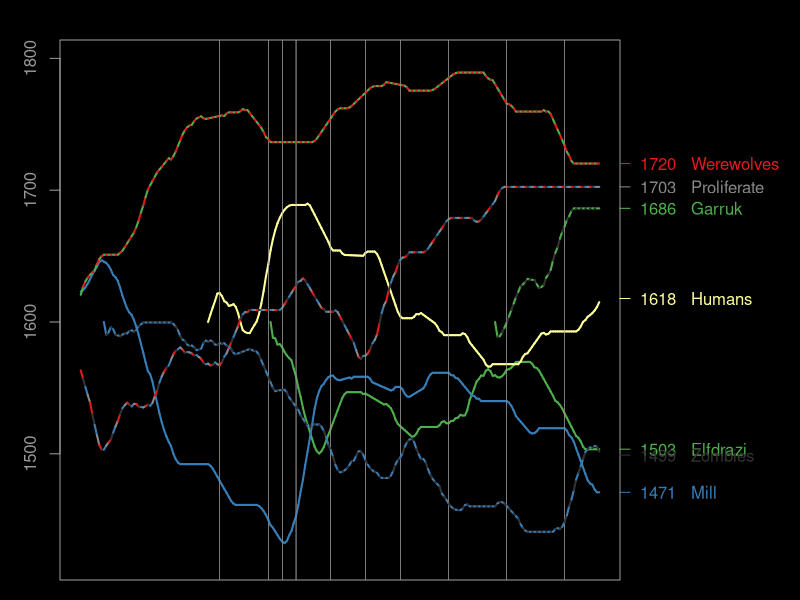

The R source for this figure:
svg(filename="mtg.svg", width=8, height=5, pointsize=10, bg="black")

par(bg = "black")
par(fg="#999999")
par(mar=c(1, 3, 2, 9))

data <- read.csv("mtg.csv", head=FALSE)

player1 = as.vector(t(data[1]))
player2 = as.vector(t(data[3]))
result = as.vector(t(data[2]))

numEntries = length(result)

# Remember then remove asterisks on player names
markers = c()
for (i in 1:(numEntries)){
    len = nchar(player1[i])
    if (substr(player1[i], len, len) == "*"){
        markers = c(markers, i)
        player1[i] = substr(player1[i], 1, len-1)
    }
        
    len = nchar(player2[i])
    if (substr(player2[i], len, len) == "*"){
        player2[i] = substr(player2[i], 1, len-1)
        markers = c(markers, i)
    }
}
markers

players = sort(union(player1, player2))
numPlayers = length(players)

template = rep.int(1600, numEntries+1)
scores = data.frame(template)
for (name in players){
	scores[,name] <- template
}

K = 32

for (i in 2:(numEntries+1)){
	p1 = player1[i-1]
	r1 = 10 ^ (scores[i-1, p1] / 400)
	
	p2 = player2[i-1]
	r2 = 10 ^ (scores[i-1, p2] / 400)
	
	# Expected scores
	e1 = r1 / (r1 + r2)
	e2 = r2 / (r1 + r2)
	
	if (result[i-1] == "win"){
		s1 = 1
		s2 = 0
	} else {
		s1 = 0.5
		s2 = 0.5
	}
	
	for (j in i:(numEntries+1)){
		scores[j, p1] = scores[j, p1] + K * (s1 - e1)
		scores[j, p2] = scores[j, p2] + K * (s2 - e2)
	}
}

# Remove leading 1600s from new players
for (player in players){
    for (i in 1:(numEntries-1)){
        if (scores[i, player] == 1600 && scores[i+1, player] == 1600)
            scores[i,player] = NA
    }
}

lowest = 1600
highest = 1600
for (name in players) {
        tempScores = scores[name]
        tempScores[is.na(tempScores)] = 1600
        lowest = min(lowest, min(tempScores[name]))
        highest = max(highest, max(tempScores[name]))
}

plot(
	NULL,
	xlim=c(1, numEntries+1),
	ylim=c(lowest, highest),
	ylab="",
	xlab="",
	col.lab="#999999", col.main="#999999", col.axis="#999999",
	xaxt='n'
)

# From: http://www.cookbook-r.com/Manipulating_data/Calculating_a_moving_average/
# x: the vector
# n: the number of samples
# centered: if FALSE, then average current sample and previous (n-1) samples
#           if TRUE, then average symmetrically in past and future. (If n is even, use one more sample from future.)
movingAverage <- function(x, n=1, centered=FALSE) {
    
    if (centered) {
        before <- floor  ((n-1)/2)
        after  <- ceiling((n-1)/2)
    } else {
        before <- n-1
        after  <- 0
    }

    # Track the sum and count of number of non-NA items
    s     <- rep(0, length(x))
    count <- rep(0, length(x))
    
    # Add the centered data 
    new <- x
    # Add to count list wherever there isn't a 
    count <- count + !is.na(new)
    # Now replace NA_s with 0_s and add to total
    new[is.na(new)] <- 0
    s <- s + new
    
    # Add the data from before
    i <- 1
    while (i <= before) {
        # This is the vector with offset values to add
        new   <- c(rep(NA, i), x[1:(length(x)-i)])

        count <- count + !is.na(new)
        new[is.na(new)] <- 0
        s <- s + new
        
        i <- i+1
    }

    # Add the data from after
    i <- 1
    while (i <= after) {
        # This is the vector with offset values to add
        new   <- c(x[(i+1):length(x)], rep(NA, i))
       
        count <- count + !is.na(new)
        new[is.na(new)] <- 0
        s <- s + new
        
        i <- i+1
    }
    
    # return sum divided by count
    s/count
}
        
xFrom = 1:numEntries
xTo = 2:(numEntries+1)

for (name in players){

    abline(v=markers, lwd=0.2)

    colors = c("#000000")
    if (name == "Werewolves")   colors = c("#E41A1C", "#4DAF4A")
    if (name == "Zombies")      colors = c("#333333", "#377EB8")
    if (name == "Proliferate")  colors = c("#888888", "#E41A1C", "#333333", "#377EB8")
    if (name == "Mill")         colors = c("#377EB8")
    if (name == "Humans")       colors = c("#FFFF99")
    if (name == "Elfdrazi")     colors = c("#4DAF4A")
    if (name == "Garruk")       colors = c("#4DAF4A", "#333333")
    
    yAll = t(scores[name])    
    yAll = movingAverage(yAll, 10, TRUE) # This optional line changes the data to a moving average
    
    yFrom = yAll[1:numEntries]
    yTo = yAll[2:(numEntries+1)]
    
	for (i in 1:(numEntries)){
        if (is.na(yFrom[i])) next
        if (is.na(yTo[i])) next
        #if (yFrom[i] == yTo[i]) next # This optional line hides horizontal segments
    
        colorIndex = i %% length(colors) + 1
        segments(xFrom[i], yFrom[i], xTo[i], yTo[i],
            col=colors[colorIndex],
            lwd=2)
    }
	
	#xData = 1:(numEntries+1)
	#yData = (apply(scores[name], 1, function(x) x))
	#lo = loess(yData~xData)
	#xl <- seq(1, numEntries+1, 0.1)
	#lines(xl, predict(lo, xl), col=colors)
	
	currentScore = scores[numEntries+1, name]
	roundedScore = round(currentScore, 0)
	label = paste(roundedScore, " ", name)
	axis(
		4,
		at=c(currentScore),
		labels=c(label),
		col=colors[1], col.ticks=colors[1], col.axis = colors[1],
		las=2
	)
}

smallestGap = 10000
s1 = ""
s2 = ""
for (name1 in players){
    for (name2 in players){
        if (name1 >= name2) next
        score1 = scores[numEntries+1, name1]
        score2 = scores[numEntries+1, name2]
        diff = abs(score1 - score2)
        if (diff < smallestGap){
            smallestGap = diff
            s1 = name1
            s2 = name2
        }
    }
}

paste("Next game should be between ", s1, " and ", s2, sep="")

